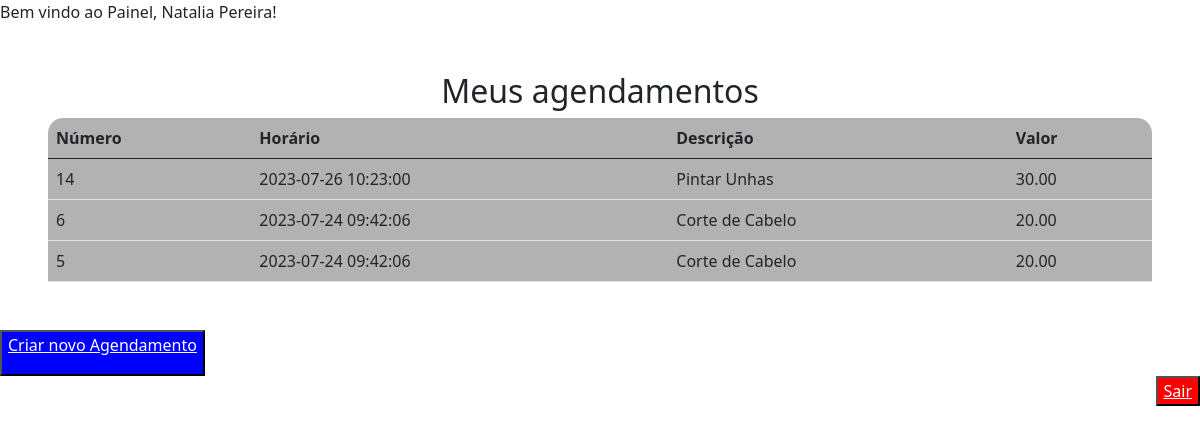
Page /painel.php (signed in) on the committed database.
### tables this page shows
CREATE TABLE IF NOT EXISTS `agendamentos` (
  `id_agendamento` int NOT NULL AUTO_INCREMENT,
  `desc_agendamento` datetime NOT NULL,
  `id_usuario` int NOT NULL,
  `id_servico` int NOT NULL,
  PRIMARY KEY (`id_agendamento`),
  KEY `id_usuario` (`id_usuario`),
  KEY `id_servico` (`id_servico`)
);

CREATE TABLE IF NOT EXISTS `servicos` (
  `id` int NOT NULL AUTO_INCREMENT,
  `descricao` varchar(50) NOT NULL,
  `valor` varchar(10) NOT NULL,
  PRIMARY KEY (`id`)
);

### painel.php (the view, shortened to what this page needs)
<?php
include('conexao.php');
?>
<!DOCTYPE html>
<html lang="en">
<head>
    <link href="https://cdn.jsdelivr.net/npm/bootstrap@5.0.2/dist/css/bootstrap.min.css" rel="stylesheet">
</head>
<body>
    <p>
        Bem vindo ao Painel, <?php echo $_SESSION['nome']; ?>!
    </p>
        <?php
        $id = $_SESSION['id_usuario'];
        $sql = "SELECT * FROM `agendamentos` WHERE (`agendamentos`.`id_usuario` = $id);";
        $result = $mysqli->query($sql);
        $user = $mysqli->query($sql);
        ?>
    <div class="m-5">
        <h2 align="center">Meus agendamentos</h2>
        <table class="table table-bg">
            <thead>
                <tr>
                <th scope="col">Número</th>
                <th scope="col">Horário</th>
                <th scope="col">Descrição</th>
                <th scope="col">Valor</th>
                </tr>
            </thead>
            <tbody>
            <?php
                while($agend_data = mysqli_fetch_assoc($result)) {
                    echo "<tr>";
                    echo "<td>".$agend_data['id_agendamento']."</td>";
                    echo "<td>".$agend_data['desc_agendamento']."</td>";
                    $user2 = $user->fetch_assoc();
                    $id_servico = $user2['id_servico'];
                    $sql2 = "SELECT valor,descricao FROM `servicos` WHERE (`servicos`.`id` = $id_servico);";
                    $result2 = $mysqli->query($sql2);
                    $service_data = mysqli_fetch_assoc($result2);
                    echo "<td>".$service_data['descricao']."</td>";
                    echo "<td>".$service_data['valor']."</td>";
                    echo "</tr>";
                }
            ?>
            </tbody>
        </table>
    </div>
    <button style="background-color: blue"><a style="color: white;" href="agendamento.php"><p>Criar novo Agendamento</p></a></button>
    <div align="right">
    <p aling="right">
        <button style="background-color: red;"><a style="color: white;" href="logout.php">Sair</a></button>
    </p>
    </div>
</body>
</html>

### painel.php (style rules this page uses)
.table-bg { background: rgba(0, 0, 0, 0.3); border-radius: 15px 15px 0 0; }

### rows in the picture
agendamentos: id_agendamento "14", desc_agendamento "2023-07-26 10:23:00", id_servico.descricao "Pintar Unhas", id_servico.valor "30.00"
agendamentos: id_agendamento "6", desc_agendamento "2023-07-24 09:42:06", id_servico.descricao "Corte de Cabelo", id_servico.valor "20.00"
agendamentos: id_agendamento "5", desc_agendamento "2023-07-24 09:42:06", id_servico.descricao "Corte de Cabelo", id_servico.valor "20.00"

### other values in the picture
$_SESSION['nome'] "Natalia Pereira"
